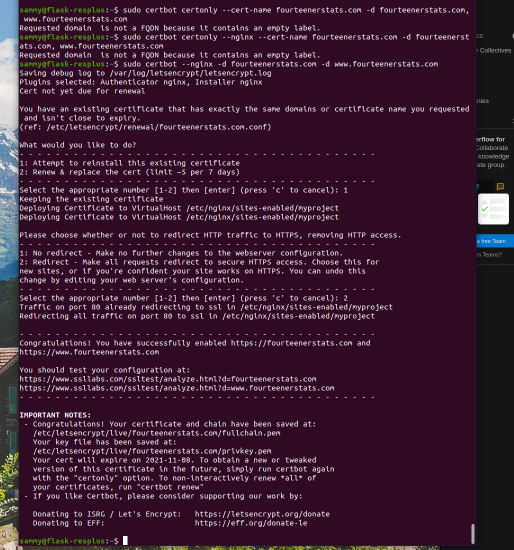
#> input picture certbot.png, 1028 x 1099 px (shown at 1/2 size)
$ python utils.py --image certbot.png
#> lines starting #> are read from the running program, lines starting #| are printed output that depends on the picture; after the words box and inside, x2 and y2 are one past the last pixel; in counts of white or black regions, pixels touching at a corner belong together
# import the necessary packages
import numpy as np
import argparse
import cv2
import imutils

# construct arg parser and parse the arguments
ap = argparse.ArgumentParser()
ap.add_argument('-i', '--image', type=str, default='z.jpg',
    help='path to the input image')
args = vars(ap.parse_args())

# load the original input image and display it to our screen
image = cv2.imread(args['image'])
#> image is the input picture: shape (1099, 1028, 3); mean B, G, R 50.9, 29.7, 60.2
cv2.imshow('Original', image)
cv2.waitKey(0)

# a mask is the same size as our image, but has only two pixel
# values, 0 and 255 -- pixels with a value of 0 (background) are
# ignored in the original image while mask pixels with a value of
# 255 (foreground) are allowed to be kept
mask = np.zeros(image.shape[:2], dtype="uint8")
#cv2.rectangle(mask, (0, 90), (290, 450), 255, -1)
cv2.rectangle(mask, (225, 175), (750, 500), 255, -1)
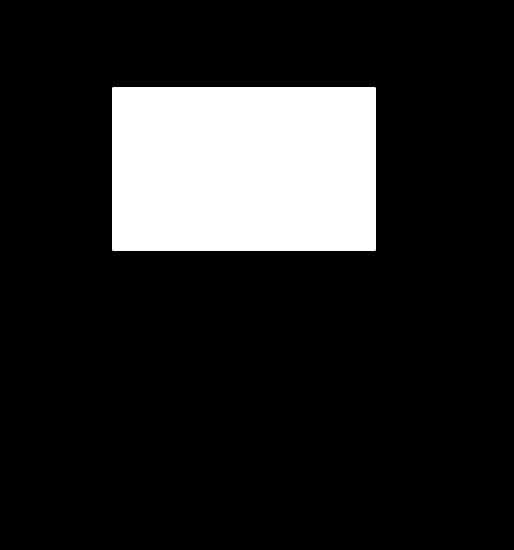
#> mask: shape (1099, 1028) (shown at 1/2 size); 15.2% white; 1 white region, box (x1, y1, x2, y2) and area: (225, 175, 751, 501) 171476
cv2.imshow("Rectangular Mask", mask)

# apply our mask -- notice how only the person in the image is
# cropped out
masked = cv2.bitwise_and(image, image, mask=mask)
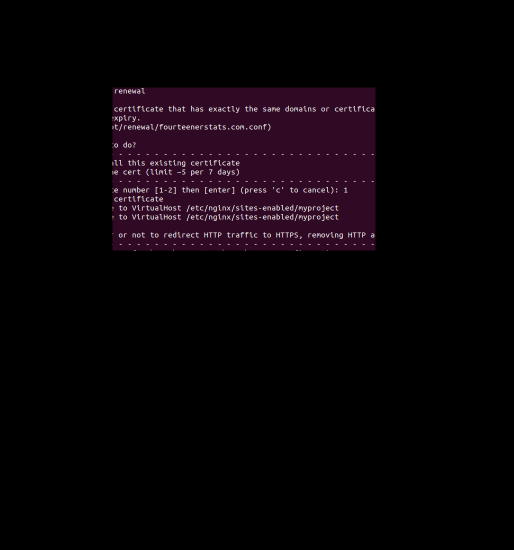
#> masked: shape (1099, 1028, 3) (shown at 1/2 size); mean B, G, R 7.2, 3.4, 8.9
cv2.imshow("Mask Applied to Image", masked)
cv2.waitKey(0)

# Write image to disk
#cv2.imwrite('some...filename', masked)

$ run again, on usage.png
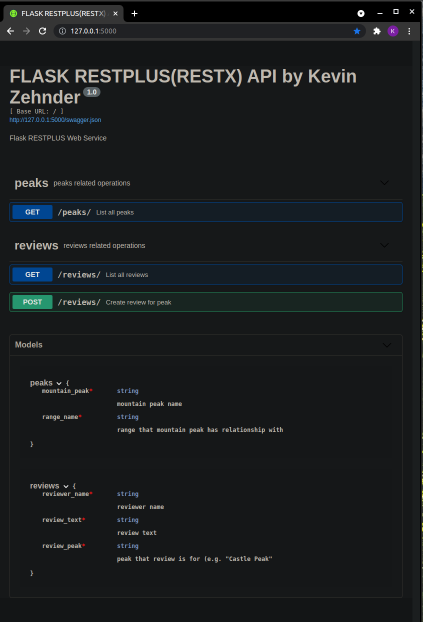
#> input picture usage.png, 845 x 1244 px (shown at 1/2 size)
#> image is the input picture: shape (1244, 845, 3); mean B, G, R 30.3, 28.8, 25.6
#> `cv2.rectangle(mask, (225, 175), (750, 500), 255, -1)`:
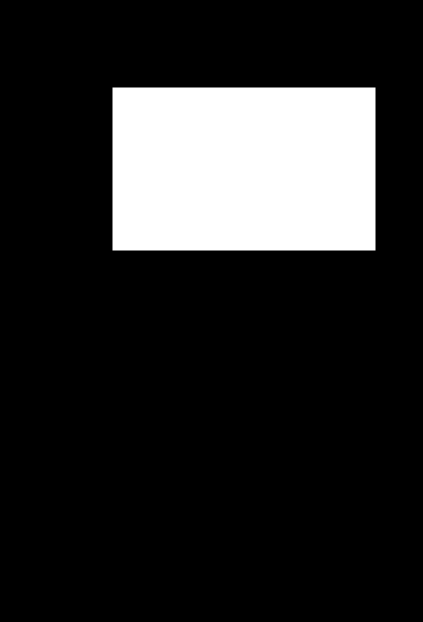
#> mask: shape (1244, 845) (shown at 1/2 size); 16.3% white; 1 white region, box (x1, y1, x2, y2) and area: (225, 175, 751, 501) 171476
#> `masked = cv2.bitwise_and(image, image, mask=mask)`:
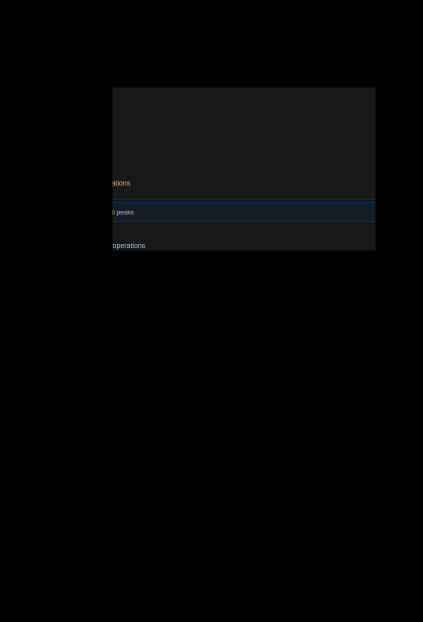
#> masked: shape (1244, 845, 3) (shown at 1/2 size); mean B, G, R 4.5, 4.1, 3.6

$ run again, on usage1.png
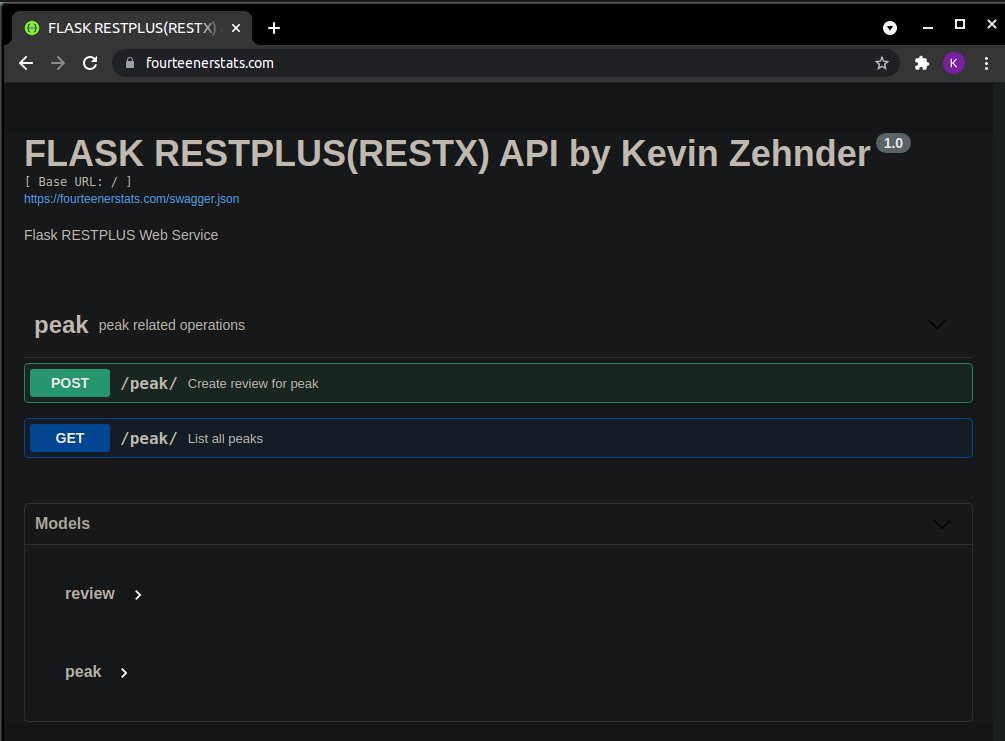
#> input picture usage1.png, 1005 x 741 px
#> image is the input picture: shape (741, 1005, 3); mean B, G, R 30.4, 29.3, 25.8
#> `cv2.rectangle(mask, (225, 175), (750, 500), 255, -1)`:
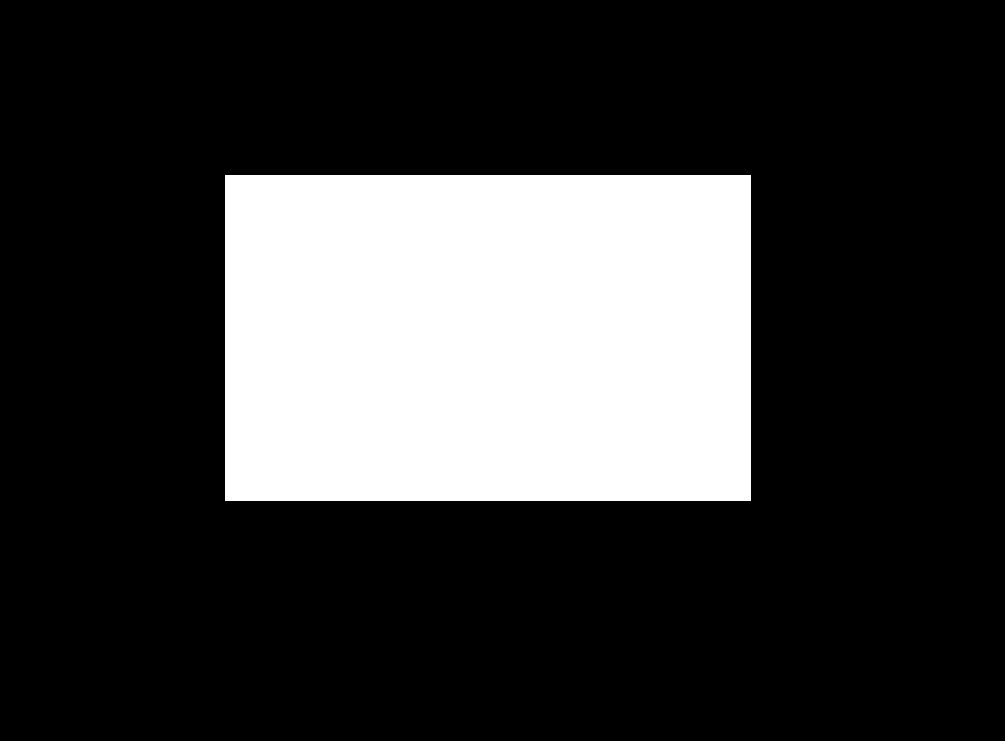
#> mask: shape (741, 1005); 23% white; 1 white region, box (x1, y1, x2, y2) and area: (225, 175, 751, 501) 171476
#> `masked = cv2.bitwise_and(image, image, mask=mask)`:
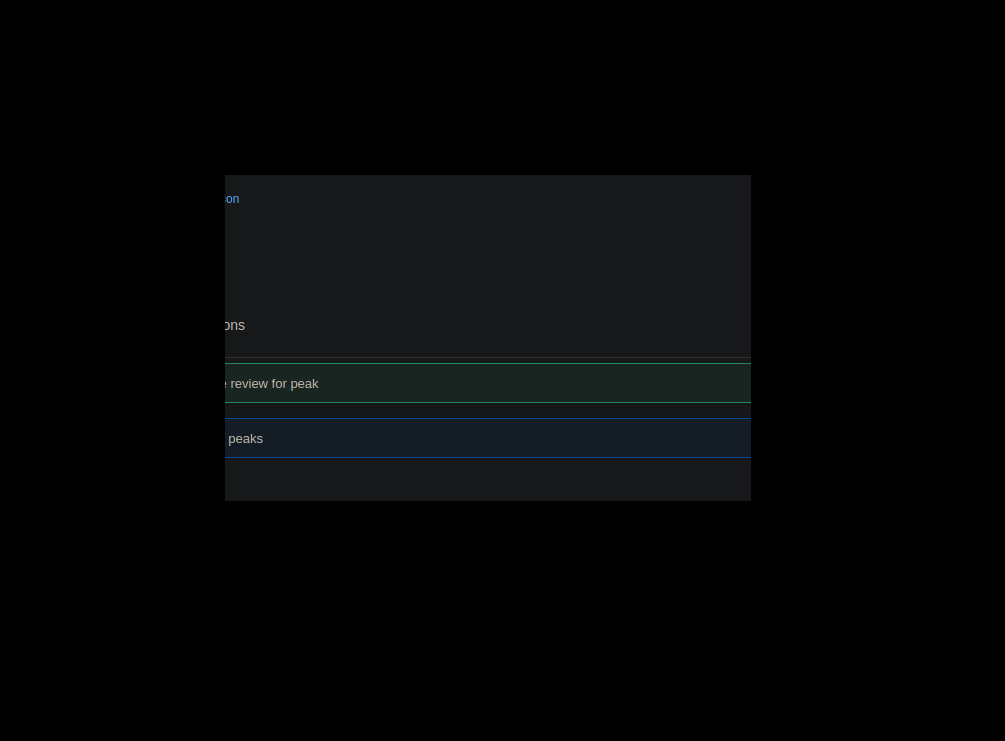
#> masked: shape (741, 1005, 3); mean B, G, R 6.6, 6.3, 5.2
